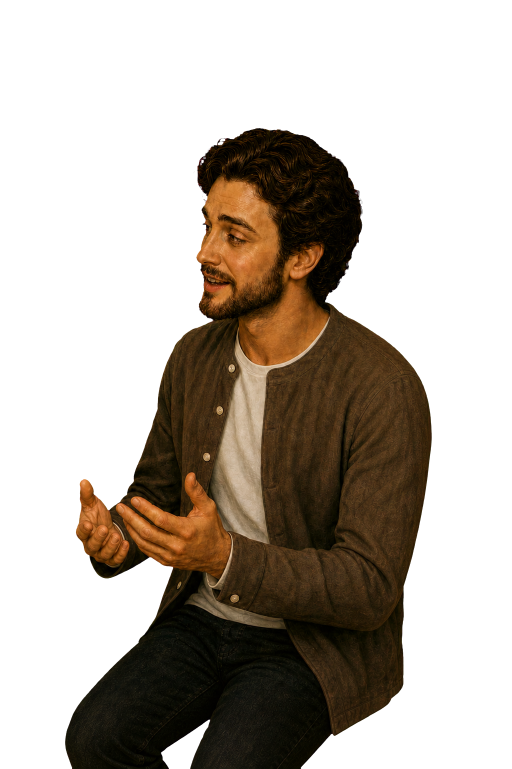
#> input picture apps/mobile/assets/images/cafe-date-character-man.png, 1023 x 1537 px (shown at 1/2 size)
$ python -i chroma-key.py   (imports and definitions only)
#> lines starting #> are read from the running program, lines starting #| are printed output that depends on the picture; after the words box and inside, x2 and y2 are one past the last pixel; in counts of white or black regions, pixels touching at a corner belong together
import numpy as np
from PIL import Image, ImageFilter
import sys, os

ASSET = "/Users/namuneulbo/Desktop/MingleAI/apps/mobile/assets/images"
PREV = "/private/tmp/claude-501/-Users-namuneulbo-Desktop-MingleAI/01a3fd0b-ff67-49a2-8533-921a31240386/scratchpad"
CREAM = (244, 241, 234)

def key_out(src, out_cutout, out_preview, low=35, high=110):
#> called with out_cutout = 'out.png', out_preview = 'out1.png', low = 35, high = 110
    im = Image.open(src).convert("RGB")
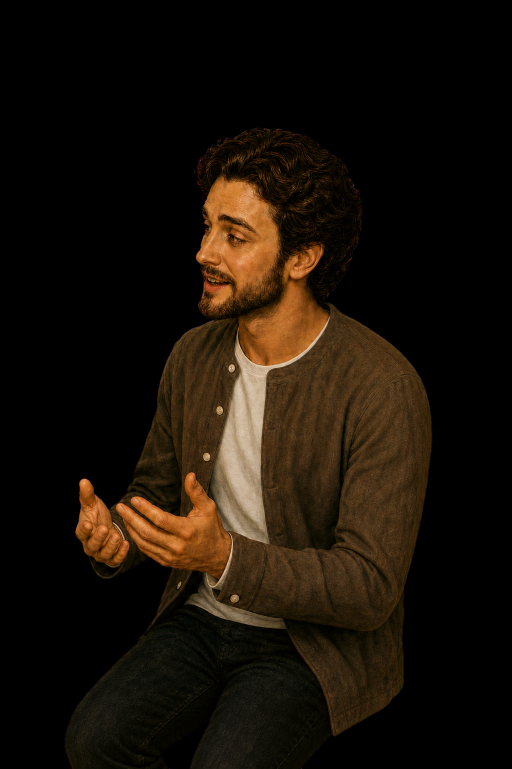
#> im: PIL image 1023x1537 RGB (shown at 1/2 size); mean R, G, B 25.3, 17.2, 8.2
    a = np.asarray(im).astype(np.int16)
    R, G, B = a[..., 0], a[..., 1], a[..., 2]
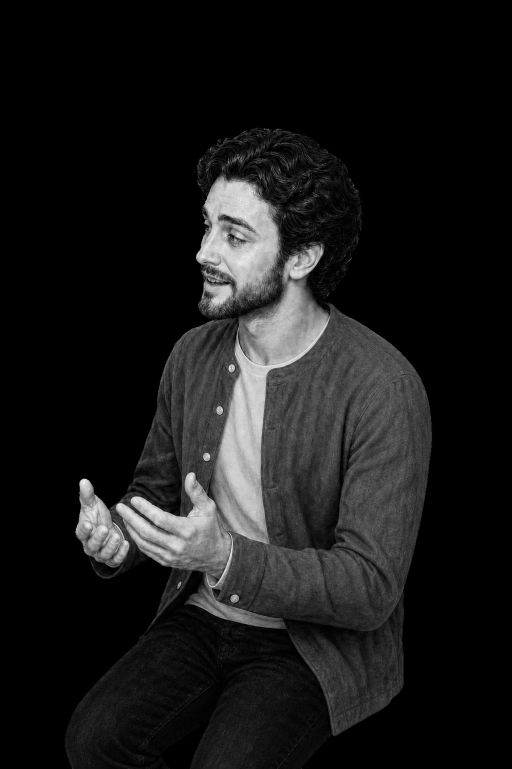
#> R: shape (1537, 1023) int16 (shown at 1/2 size); min 0, max 255, mean 25.3
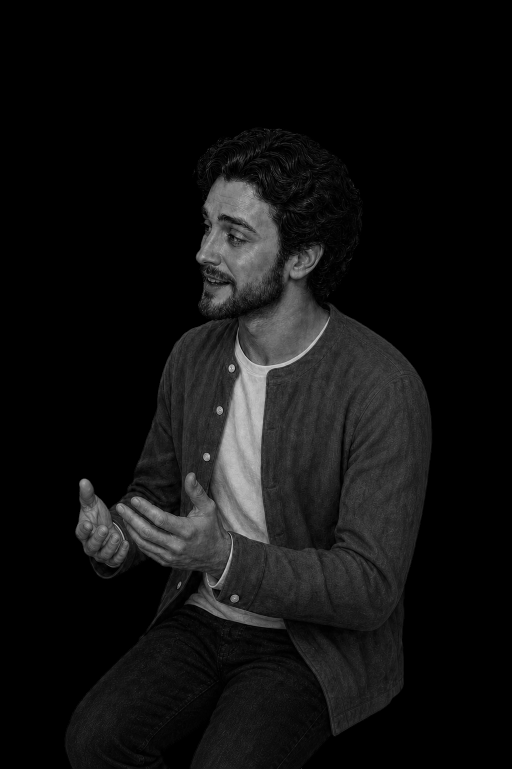
#> G: shape (1537, 1023) int16 (shown at 1/2 size); min 0, max 245, mean 17.2
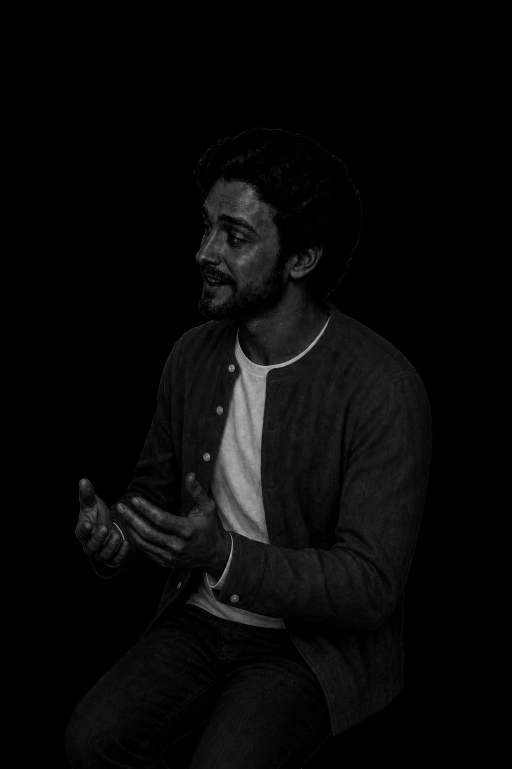
#> B: shape (1537, 1023) int16 (shown at 1/2 size); min 0, max 213, mean 8.2
    # green excess over the stronger of red/blue = how "green-screen" a pixel is
    key = G - np.maximum(R, B)
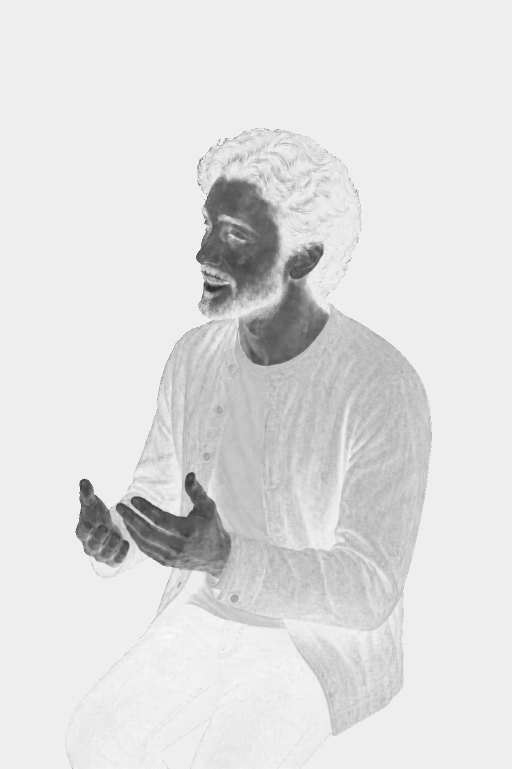
#> key: shape (1537, 1023) int16 (shown at 1/2 size); min -130, max 9, mean -8.17; drawn with min black and max white
    # alpha ramp: key>=high -> 0 (transparent), key<=low -> 255 (opaque), linear between
    alpha = np.clip((high - key) / float(high - low), 0.0, 1.0)
#> alpha: shape (1537, 1023) float64; every value is 1
    alpha = (alpha * 255).astype(np.uint8)
#> alpha: shape (1537, 1023); every value is 255
    # despill: pull green channel down to max(R,B) where the pixel leans green,
    # killing the green fringe on hair/edges without dulling skin/gold/burgundy.
    spill = key > 0
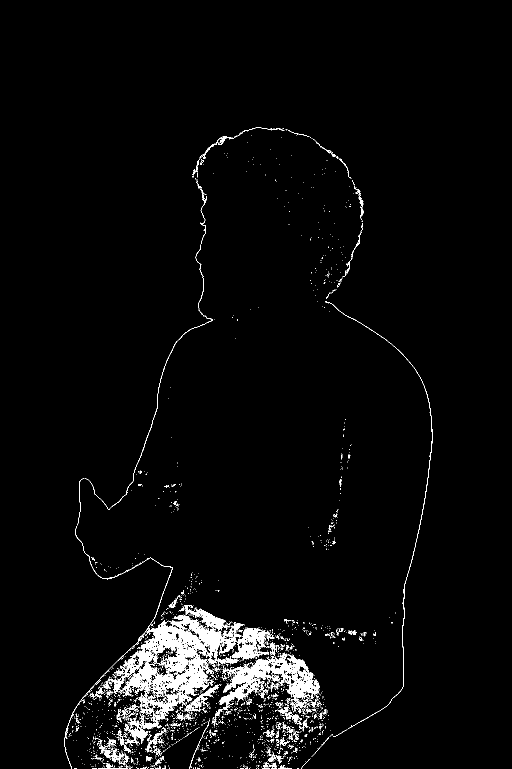
#> spill: shape (1537, 1023) bool (shown at 1/2 size); 3.1% white; 2480 white regions (2349 under 20 px), largest, box (x1, y1, x2, y2) and area: (129, 1115, 541, 1537) 22483, (438, 1305, 640, 1420) 7796, (368, 1210, 461, 1262) 1265
    Gd = G.copy()
    Gd[spill] = np.minimum(G[spill], np.maximum(R, B)[spill])
#> Gd: shape (1537, 1023) int16; 3.09% of pixels changed, all inside (x1, y1, x2, y2) = (129, 255, 865, 1537)
    rgb = np.stack([R, Gd, B], axis=-1).astype(np.uint8)
    rgba = np.dstack([rgb, alpha])
    cut = Image.fromarray(rgba, "RGBA")
    # gentle 1px alpha feather to soften the matte edge
    ach = cut.split()[3].filter(ImageFilter.GaussianBlur(0.6))
    cut.putalpha(ach)
    cut.save(out_cutout)
    # preview composited on cream so we can eyeball the matte
    bg = Image.new("RGBA", cut.size, CREAM + (255,))
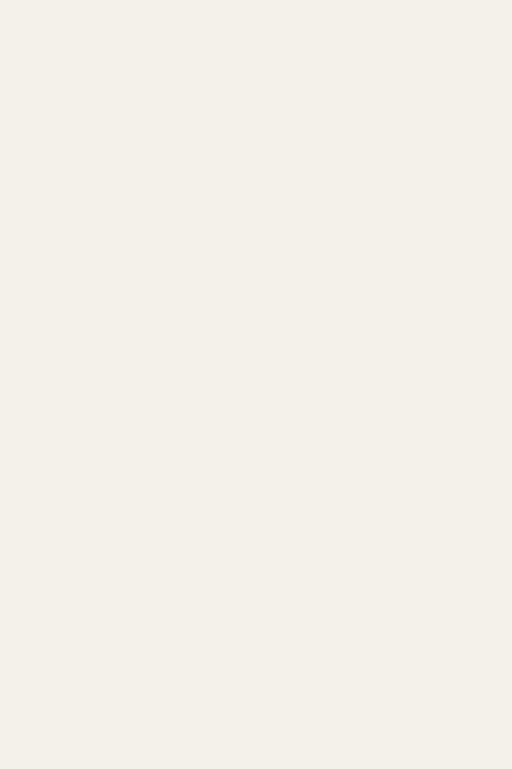
#> bg: PIL image 1023x1537 RGBA (shown at 1/2 size); mean R, G, B, A 244, 241, 234, 255
    Image.alpha_composite(bg, cut).convert("RGB").save(out_preview, quality=90)
    # report residual-green stats on kept pixels
    kept = alpha > 200
#> kept: shape (1537, 1023) bool; every value is 1
    resid = int((key[kept] > 15).sum())
#> resid = 0
    print(f"{os.path.basename(src)}: opaque_px={int(kept.sum())} residual_green_px={resid}")
#| cafe-date-character-man.png: opaque_px=1572351 residual_green_px=0

# [3 lines not run here, left out]

>>> result = key_out('../apps/mobile/assets/images/cafe-date-character-man.png', 'out.png', 'out1.png')

$ run again, on apps/mobile/assets/images/cafe-date-character-woman.png
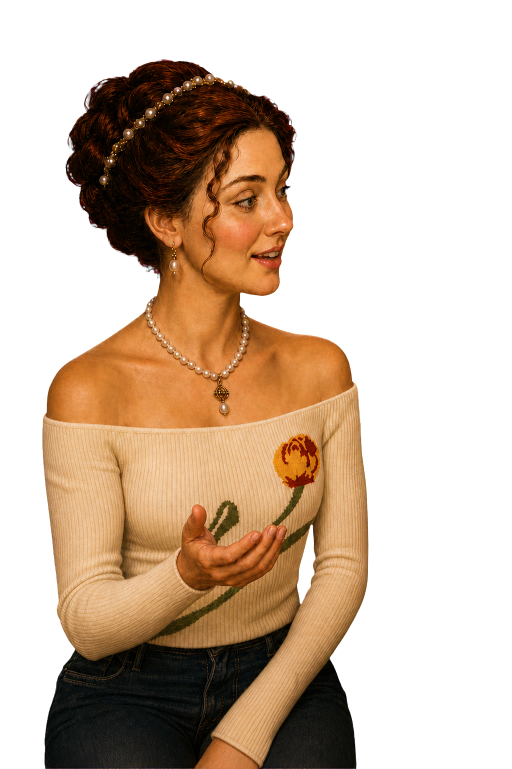
#> input picture apps/mobile/assets/images/cafe-date-character-woman.png, 1023 x 1537 px (shown at 1/2 size)
#> in key_out, `key = G - np.maximum(R, B)`:
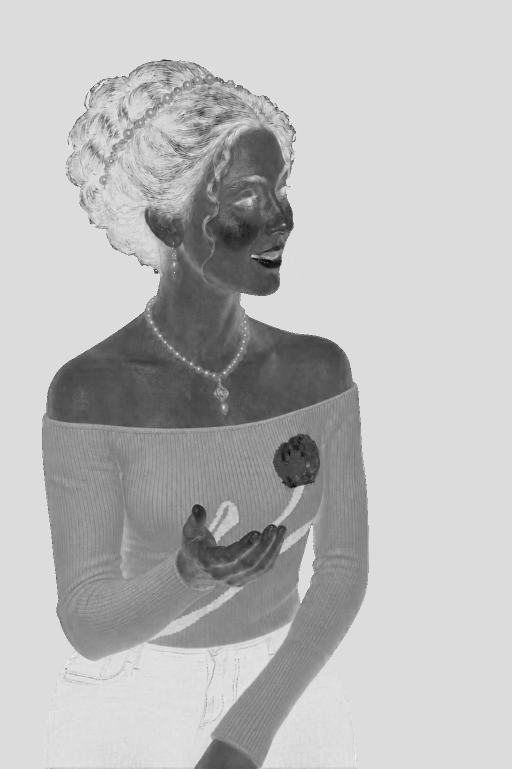
#> key: shape (1537, 1023) int16 (shown at 1/2 size); min -134, max 21, mean -20.6; drawn with min black and max white
#> in key_out, `spill = key > 0`:
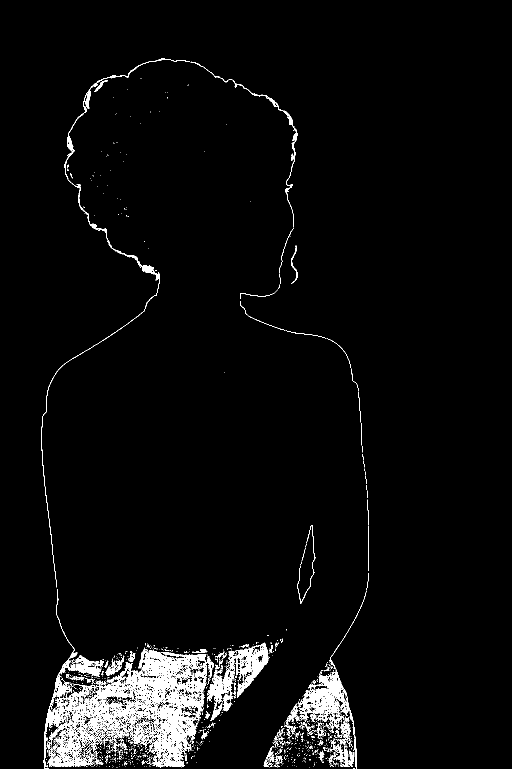
#> spill: shape (1537, 1023) bool (shown at 1/2 size); 3.7% white; 1329 white regions (1242 under 20 px), largest, box (x1, y1, x2, y2) and area: (87, 1178, 414, 1537) 32942, (568, 1181, 733, 1470) 5637, (457, 1285, 537, 1396) 3140
#> Gd: shape (1537, 1023) int16; min 0, max 255, mean 45.3
#> kept: shape (1537, 1023) bool; every value is 1
#> resid = 9
#| cafe-date-character-woman.png: opaque_px=1572351 residual_green_px=9
